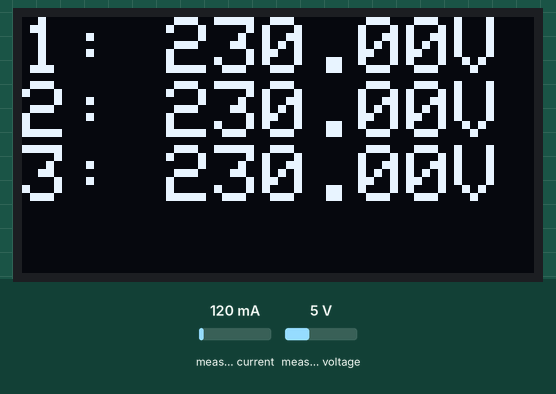
The program below on a simulated ESP32. On the bench: 128×64 one-colour display. The test bench sets the inputs (shaded band); at power-on: measured current 120 mA, measured voltage 5 V. WiFi joins after 1.5 s; servers stay silent unless stated; the local clock reads 2024-03-15 10:24:30 at power-on unless the program sets it; storage starts empty; what the program prints to the serial monitor is not drawn.

Above: at 4.3 s.

The program:

main.cpp
```cpp
#include "Arduino.h"
#include "Network.h"
#include "OLED.h"
#include "SD_Card.h"
#include "UART.h"

Network *network;
I2C_Dev *dev;
SDCARD *sdcard;
UART *uart;
float voltage1,current1,power1,voltage2,current2,power2,voltage3,current3,power3;


void initNetwork(){
  network = new Network();
  network->initWiFi();

}

void initI2C_Dev(){
  dev = new I2C_Dev();
  dev->initOLED();
  dev->initRTC();
}

void initSD_Card(){
  sdcard = new SDCARD();
  sdcard ->initSD();
}

void initUART(){
  uart = new UART();
}
void setup(){
  Serial.begin(115200);
  initNetwork();
  initUART();
  initI2C_Dev();
  initSD_Card();
  sdcard->FileHeader();
}

void loop(){


  String time = dev->updateTime();

  std::tie(voltage1,current1,power1,voltage2,current2,power2,voltage3,current3,power3) = uart->results();
  dev->displayStatus(voltage1,voltage2,voltage3);
  sdcard -> logData(time,voltage1,current1,power1,voltage2,current2,power2,voltage3,current3,power3);
  network->RTDBUpdate(time,voltage1,current1,power1,voltage2,current2,power2,voltage3,current3,power3);
  delay(1000*60);
}
```

secrets.example.h
```cpp
// Template for local credentials.
// Copy this file to secrets.h (git-ignored) and fill in real values.
#ifndef SECRETS_H_
#define SECRETS_H_

// eduroam (WPA2-Enterprise)
#define ssid "eduroam"
#define EAP_ANONYMOUS_IDENTITY "your-id@nottingham.edu.my"
#define EAP_IDENTITY "your-id@nottingham.edu.my"
#define EAP_PASSWORD "REDACTED"
#define EAP_USERNAME "your-id@nottingham.edu.my"

// Firebase Realtime Database
#define API_KEY "REDACTED"
#define DATABASE_URL "https://your-project-default-rtdb.region.firebasedatabase.app"
#define USER_EMAIL "REDACTED"
#define USER_PASSWORD "REDACTED"

// Fallback private Wi-Fi (WPA2-Personal)
#define ssid_private "REDACTED"
#define password_private "REDACTED"

#endif
```

Network.cpp
```cpp
#include "Network.h"
#include "addons/TokenHelper.h"
#include "addons/RTDBHelper.h"
#include "secrets.h"

static Network *instance = NULL;
int firebase_id = 0;

Network::Network(){
  instance = this;
}


void Network::initWiFi(){

  WiFi.begin(ssid, WPA2_AUTH_PEAP, EAP_IDENTITY, EAP_USERNAME, EAP_PASSWORD);
  Serial.print("Connecting to WiFi ..");
  while (WiFi.status() != WL_CONNECTED) {
    Serial.print('.');
    delay(1000);
  }
  Serial.println(WiFi.localIP());
  Serial.println();
  instance->initFirebase();
};

void Network::initFirebase(){
  // Assign the api key (required)
  config.api_key = API_KEY;

  // Assign the user sign in credentials
  auth.user.email = USER_EMAIL;
  auth.user.password = USER_PASSWORD;

  // Assign the RTDB URL (required)
  config.database_url = DATABASE_URL;

  Firebase.reconnectWiFi(true);
  fbdo.setResponseSize(4096);

  // Assign the callback function for the long running token generation task */
  // config.token_status_callback = tokenStatusCallback; //see addons/TokenHelper.h

  // Assign the maximum retry of token generation
  config.max_token_generation_retry = 5;

  // Initialize the library with the Firebase authen and config
  Firebase.begin(&config, &auth);

  // Getting the user UID might take a few seconds
  Serial.println("Getting User UID");
  while ((auth.token.uid) == "") {
    Serial.print('.');
    delay(1000);
  }
  // Print user UID
  uid = auth.token.uid.c_str();
  Serial.print("User UID: ");
  Serial.println(uid);

  // Update database path
  databasePath = "/UsersData/" + uid + "/readings";

};

void Network::RTDBUpdate(String timestamp, double voltage1, double current1, double power1, double voltage2, double current2, double power2, double voltage3, double current3, double power3){
   // Send new readings to database
  if (Firebase.ready() && (millis() - sendDataPrevMillis > timerDelay || sendDataPrevMillis == 0)){
    sendDataPrevMillis = millis();

    parentPath= databasePath + "/" + String(firebase_id);
    json.set(timePath, String(timestamp));
    json.set(voltPath1.c_str(), String(voltage1));
    json.set(currPath1.c_str(), String(current1));
    json.set(powerPath1.c_str(), String(power1));
    json.set(voltPath2.c_str(), String(voltage2));
    json.set(currPath2.c_str(), String(current2));
    json.set(powerPath2.c_str(), String(power2));
    json.set(voltPath3.c_str(), String(voltage3));
    json.set(currPath3.c_str(), String(current3));
    json.set(powerPath3.c_str(), String(power3));
    Serial.printf("Set json... %s\n", Firebase.RTDB.setJSON(&fbdo, parentPath.c_str(), &json) ? "ok" : fbdo.errorReason().c_str());
    firebase_id++;
  }

};
```

Network.h
```cpp
#ifndef Network_H_
#define Network_H_


#include "Network.h"
#include <WiFi.h> //Wifi library
#include "esp_wpa2.h"
#include <Firebase_ESP_Client.h>


class Network{
    private:
    // Define Firebase objects
    FirebaseData fbdo;
    FirebaseAuth auth;
    FirebaseConfig config;
    FirebaseJson json;
    unsigned long sendDataPrevMillis = 0;
    unsigned long timerDelay = 18000;
    String uid;
    String databasePath;
    String currPath1 = "/current1";
    String voltPath1 = "/voltage1";
    String powerPath1 = "/power1";
    String currPath2 = "/current2";
    String voltPath2 = "/voltage2";
    String powerPath2 = "/power2";
    String currPath3 = "/current3";
    String voltPath3 = "/voltage3";
    String powerPath3 = "/power3";
    String timePath = "/timestamp";
    String parentPath;
    float temperature;
    float humidity;
    float pressure;

    int timestamp;

    public:
    Network();
    void initWiFi();
    void initFirebase();
    void RTDBUpdate(String timestamp, double voltage1, double current1, double power1, double voltage2, double current2, double power2, double voltage3, double current3, double power3);


};


#endif
```

OLED.cpp
```cpp
#include "OLED.h"
#define SCREEN_WIDTH 128 // OLED display width, in pixels
#define SCREEN_HEIGHT 64 // OLED display height, in pixels
#define SCREEN_ADDRESS 0x3C // Address 0x3D for 128x64
#define SDA 17
#define SCL 16

static I2C_Dev *instance = NULL;


I2C_Dev::I2C_Dev(){
    Wire.begin(SDA, SCL, 100000);
    instance = this;
}


void I2C_Dev:: initRTC(){

    if (!rtc.begin()){
    Serial.println("RTC not detected");
    while (1);
   }
    // rtc.adjust(DateTime(__DATE__, __TIME__));
    Serial.println("RTC ready");

}

String I2C_Dev:: updateTime(){
    DateTime now = rtc.now();
    String time = String(now.day(),DEC) + "/" + String(now.month(),DEC) + "/" + String(now.year(),DEC) + " " + String(now.hour(),DEC)+ ":" + String(now.minute(),DEC) +":"+ String(now.second(),DEC);
    return time;
}

void I2C_Dev:: initOLED(){

    display.begin(SSD1306_SWITCHCAPVCC, 0x3C);
    if(!display.begin(SSD1306_SWITCHCAPVCC, SCREEN_ADDRESS)) {
    Serial.println(F("SSD1306 allocation failed"));
    for(;;);
    }
    delay(2000);
    display.clearDisplay();               // Clear display buffer
    display.setTextSize(2);             // Set text size
    display.setTextColor(WHITE);          // Set text color
    display.display();                    // Display the text and shape on the screen


}

void I2C_Dev:: displayStatus(double voltage1, double voltage2,double voltage3){

    DateTime now = rtc.now();

    // Serial.println(now.timestamp());
    display.clearDisplay();
    display.setCursor(0,0);
    display.print("1: ");     // Display static text
    display.print(voltage1);
    display.println("V");

    display.print("2: ");
    display.print(voltage2);
    display.println("V");

    display.print("3: ");
    display.print(voltage3);
    display.println("V");
    display.display();
}
```

OLED.h
```cpp
#ifndef OLED_H_
#define OLED_H_

#include <Wire.h>
#include <Adafruit_GFX.h>
#include <Adafruit_SSD1306.h>
#include <RTClib.h>

class I2C_Dev{
private:
    Adafruit_SSD1306 display = Adafruit_SSD1306(128, 64, &Wire, -1);
    RTC_DS3231 rtc;
public:
    I2C_Dev();
    void initRTC();
    void initOLED();
    void displayStatus(double voltage1, double voltage2, double voltage3);
    String updateTime();
};


#endif
```

SD_Card.cpp
```cpp
#include "SD_Card.h"
#define SCK 18
#define MISO 19
#define MOSI 23
#define CS 5
static SDCARD *instance = NULL;
int id = 0;

SDCARD::SDCARD(){
    instance =this;
}

void SDCARD::initSD(){

    if(!SD.begin(5)){
        Serial.println("Card Mount Failed");
        return;
    }
    uint8_t cardType = SD.cardType();

    if(cardType == CARD_NONE){
        Serial.println("No SD card attached");
        return;
    }

    Serial.print("SD Card Type: ");
    if(cardType == CARD_MMC){
        Serial.println("MMC");
    } else if(cardType == CARD_SD){
        Serial.println("SDSC");
    } else if(cardType == CARD_SDHC){
        Serial.println("SDHC");
    } else {
        Serial.println("UNKNOWN");
    }

    uint64_t cardSize = SD.cardSize() / (1024 * 1024);
    Serial.printf("SD Card Size: %lluMB\n", cardSize);

}

void SDCARD::FileHeader(){
    File dataFile = SD.open("/log.csv",FILE_WRITE);
    if (dataFile){
        dataFile.println(", , , ,");
        String header = "ID,TimeStamp,Voltage1,Current1,Power1,Voltage2,Current2,Power2,Voltage3,Current3,Power3";
        dataFile.println(header);
        dataFile.close();
        Serial.println(header);
    }
    else{
        Serial.println("Couldnt Access File");
    }
}

void SDCARD::logData(String timestamp, double voltage1, double current1, double power1, double voltage2, double current2, double power2,double voltage3, double current3, double power3){

    String DataString = String(id) + "," + String(timestamp) + "," + String(voltage1) + "," + String(current1)+ "," + String(power1) +"," +String(voltage2) + "," + String(current2)+ "," + String(power2) + "," + String(voltage3) + "," + String(current3) + "," + String(power3);

    File dataFile = SD.open("/log.csv",FILE_APPEND);
    if (dataFile){
        dataFile.println(DataString);
        dataFile.close();
        Serial.println(DataString);
    }
    else{
        Serial.println("Couldnt Access File");
    }

    id++;
}
```

SD_Card.h
```cpp
#ifndef SD_Card_H_
#define SD_Card_H_
#include "SD.h"
#include "FS.h"
#include "SPI.h"

class SDCARD{


public:
    SDCARD();
    void initSD();
    void FileHeader();
    void logData(String timestamp, double voltage1, double current1, double power1, double voltage2, double current2, double power2, double voltage3, double current3, double power3);
};


#endif
```

UART.cpp
```cpp
#include "UART.h"

static UART *instance = NULL;

UART::UART(){
    instance = this;
}

std::tuple<float,float,float,float,float,float,float,float,float> UART::results(){
    // CONSOLE_SERIAL.print("Voltage (1): ");
    // CONSOLE_SERIAL.print(pzem1.voltage());
    // CONSOLE_SERIAL.println("V");
    // CONSOLE_SERIAL.print("Current (1): ");
    // CONSOLE_SERIAL.print(pzem1.current());
    // CONSOLE_SERIAL.println("A");
    // CONSOLE_SERIAL.print("Power (1): ");
    // CONSOLE_SERIAL.print(pzem1.power());
    // CONSOLE_SERIAL.println("W");
    // CONSOLE_SERIAL.print("Voltage (1): ");
    // CONSOLE_SERIAL.print(pzem2.voltage());
    // CONSOLE_SERIAL.println("V");
    // CONSOLE_SERIAL.print("Current (2): ");
    // CONSOLE_SERIAL.print(pzem2.current());
    // CONSOLE_SERIAL.println("A");
    // CONSOLE_SERIAL.print("Power (2): ");
    // CONSOLE_SERIAL.print(pzem2.power());
    // CONSOLE_SERIAL.println("W");
  return std::make_tuple(pzem1.voltage(), pzem1.current(),pzem1.power(),
                          pzem2.voltage(),pzem2.current(),pzem2.power(),
                          pzem3.voltage(),pzem3.current(),pzem3.power()

  );

}


// float UART::voltage(){
//   float voltage = pzem.voltage();
//   if (voltage != NAN) {
//     // CONSOLE_SERIAL.print("Voltage: ");
//     // CONSOLE_SERIAL.print(voltage);
//     // CONSOLE_SERIAL.println("V");
//   } else {
//     CONSOLE_SERIAL.println("Error reading voltage");
//   }
//   return voltage;
// }

// float UART::current(){
//   float current = pzem.current();
//   if (current != NAN) {
//     // CONSOLE_SERIAL.print("Current: ");
//     // CONSOLE_SERIAL.print(current);
//     // CONSOLE_SERIAL.println("A");
//   } else {
//     CONSOLE_SERIAL.println("Error reading current");
//   }
//   return current;

// }

// float UART::power(){
//     float power = pzem.power();
//   if (power != NAN) {
//     // CONSOLE_SERIAL.print("Power: ");
//     // CONSOLE_SERIAL.print(power);
//     // CONSOLE_SERIAL.println("W");
//   } else {
//     CONSOLE_SERIAL.println("Error reading power");
//   }
//   return power;
// }
```

UART.h
```cpp
#ifndef UART_H_
#define UART_H_

#include <PZEM004Tv30.h>
#include <tuple>
#define RX1_PIN 33
#define TX1_PIN 32
#define RX2_PIN 26
#define TX2_PIN 25
#define RX3_PIN 13
#define TX3_PIN 12
// #define CONSOLE_SERIAL Serial
#define PZEM1_SERIAL Serial
#define PZEM2_SERIAL Serial1
#define PZEM3_SERIAL Serial2


class UART{
private:
    PZEM004Tv30 pzem1 = PZEM004Tv30(PZEM1_SERIAL,RX1_PIN,TX1_PIN);
    PZEM004Tv30 pzem2 = PZEM004Tv30(PZEM2_SERIAL,RX2_PIN,TX2_PIN);
    PZEM004Tv30 pzem3 = PZEM004Tv30(PZEM3_SERIAL,RX3_PIN,TX3_PIN);


public:
    UART();

    std::tuple<float,float,float,float,float,float,float,float,float> results();

};


#endif 
```
